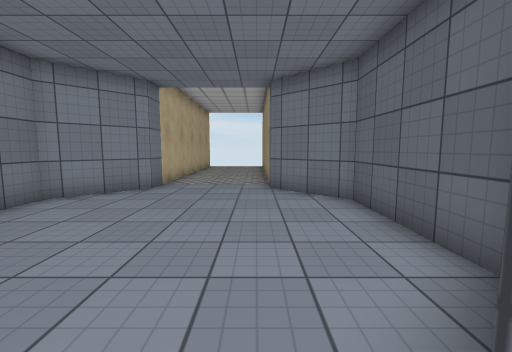
View 1 (above)

12 first-person views from a walk through a 3-D level made in the Unity game engine. The camera is 1.3 m above the floor, tilts 6° down and sees 90° across. The floor is counted in squares, 1 m on a side. Each view is taken from the middle of a square. On the plan, view 1 faces up. The plan holds only what a view shows up to about 13 squares ahead; the rest is blank. Some surface patterns are stand-ins.

View 2
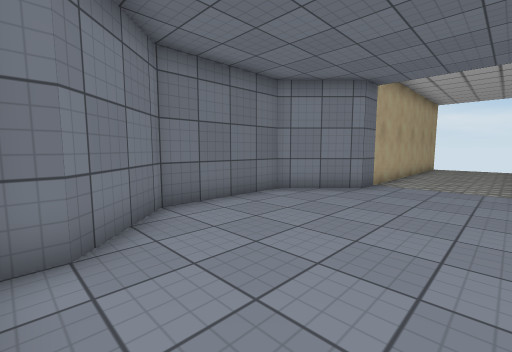

View 3
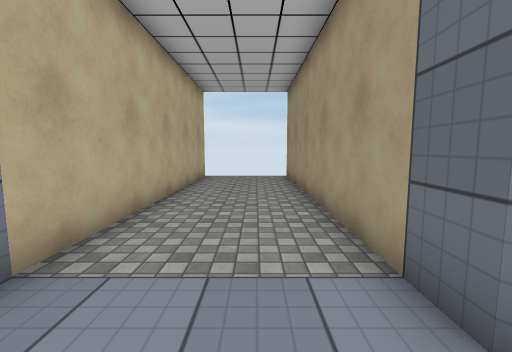

View 4
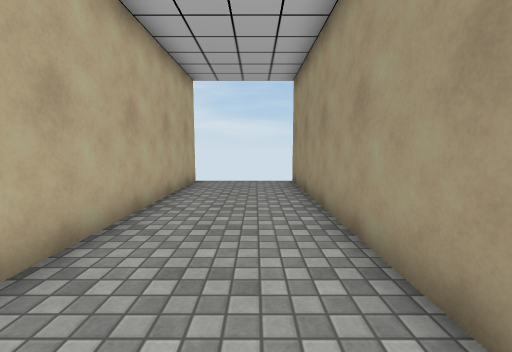

View 5
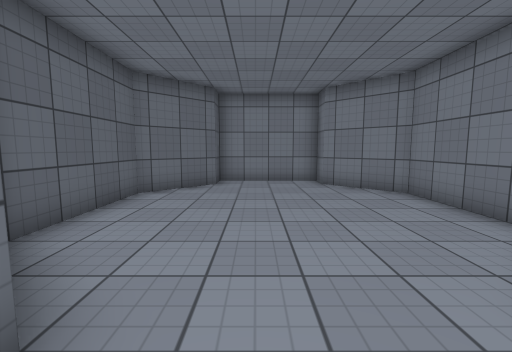

View 6
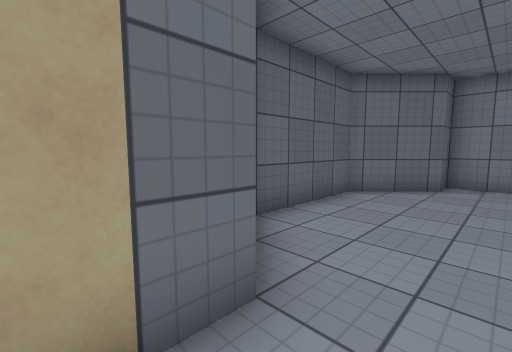

View 7
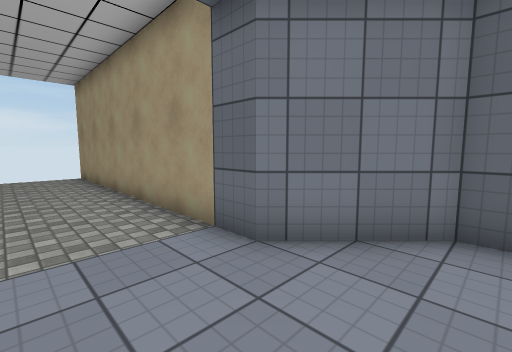

View 8
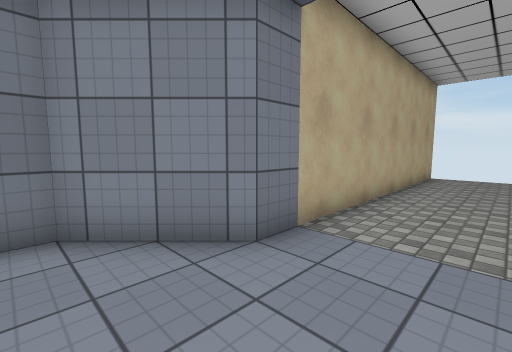

View 9
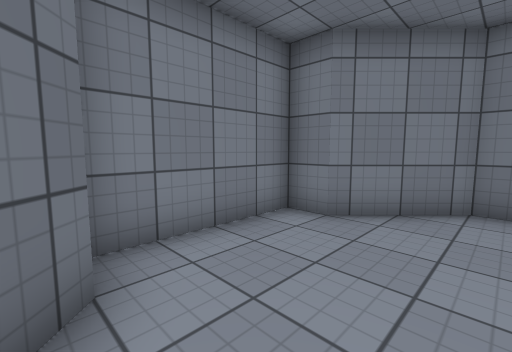

View 10
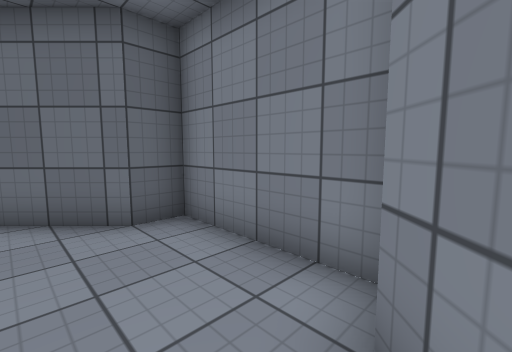

View 11
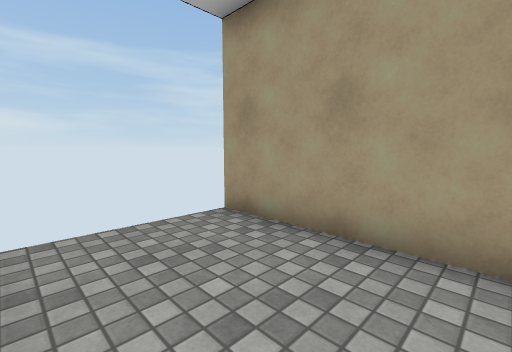

View 12
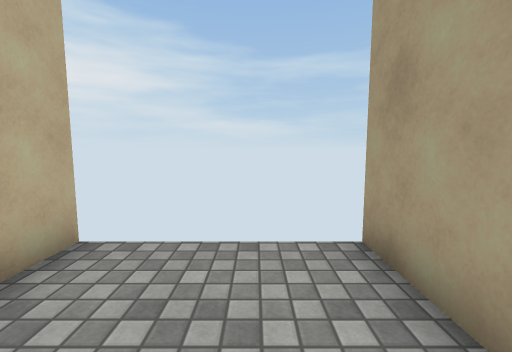

### Floor plan
Points are (right, up) in squares from view 1. A wall is a line through its corners. A room is listed if a view was taken in it or the views show most of it. See-through windows are left out.
Room 1 (views 1, 2, 3, 4, 5, 6, 7, 8, 9, 10, 11, 12)
walls: (-3.5, 19.5) (-3.5, 8.5) (-5.5, 6.5) (-5.5, 2.5) (-3.5, 0.5) (-3.5, -0.5) (0.5, -0.5) (0.5, 0.5) (2.5, 2.5) (2.5, 6.5) (0.5, 8.5) (0.5, 19.5)

Positions as (right, up) in squares from view 1, and headings:
1: (0, 0), facing up
2: (0, 0), facing up-left
3: (-1, 7), facing up
4: (-1, 9), facing up
5: (-1, 10), facing down
6: (-1, 10), facing down-right
7: (-2, 6), facing up-right
8: (-1, 6), facing up-left
9: (1, 3), facing down-left
10: (-4, 2), facing down-right
11: (-3, 15), facing up-right
12: (-1, 16), facing up
